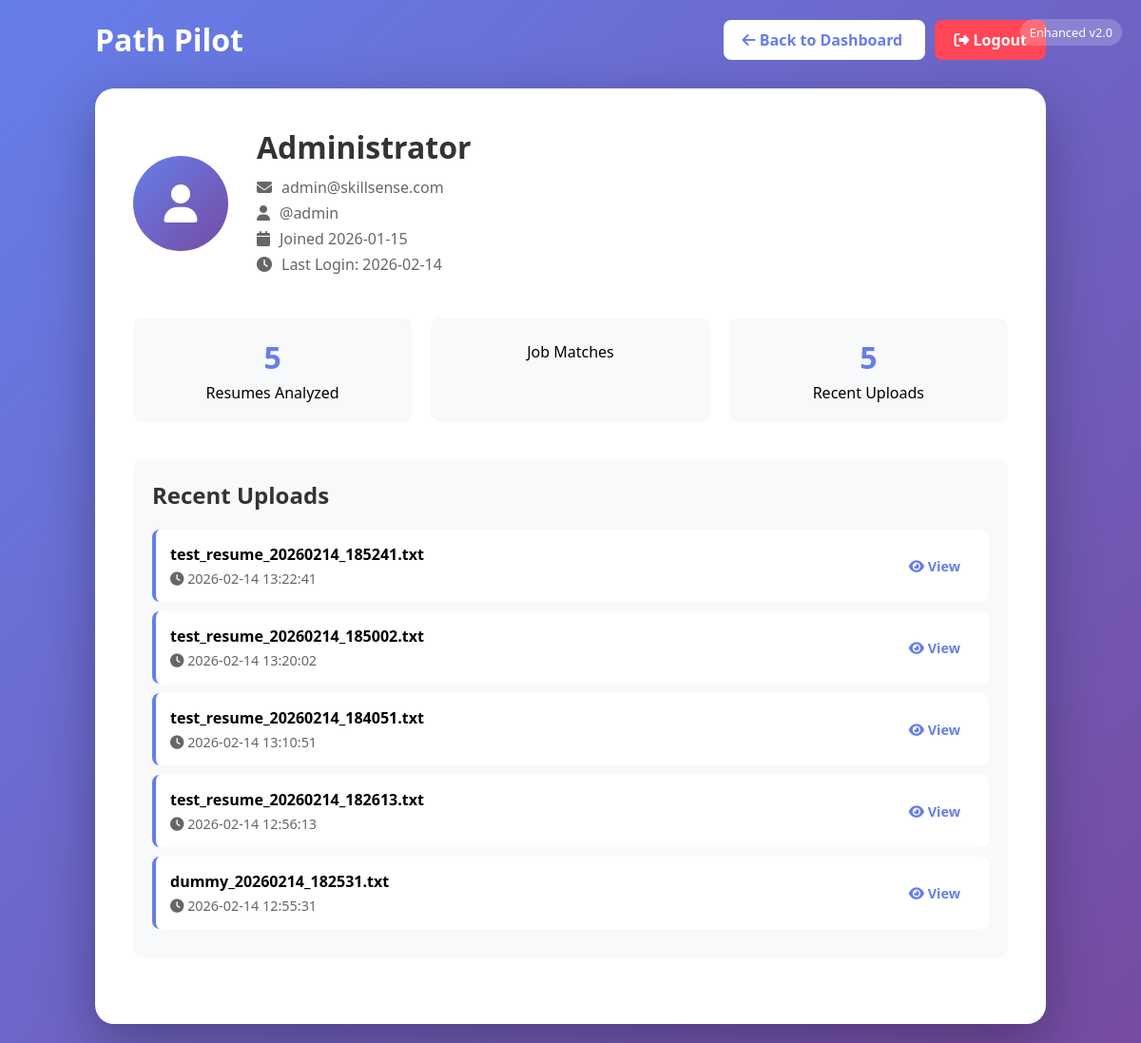
Screenshot of /profile (signed in) with the database file from the repository.
### tables this page shows
CREATE TABLE users (
            id INTEGER PRIMARY KEY AUTOINCREMENT,
            email TEXT UNIQUE NOT NULL,
            username TEXT UNIQUE NOT NULL,
            password TEXT NOT NULL,
            full_name TEXT,
            created_at TIMESTAMP DEFAULT CURRENT_TIMESTAMP,
            last_login TIMESTAMP
        );

CREATE TABLE user_uploads (
            id INTEGER PRIMARY KEY AUTOINCREMENT,
            user_id INTEGER,
            filename TEXT NOT NULL,
            filepath TEXT NOT NULL,
            upload_time TIMESTAMP DEFAULT CURRENT_TIMESTAMP,
            skills TEXT,
            top_roles TEXT,
            jobs TEXT,
            courses TEXT, ai_response TEXT, match_history TEXT, analysis_version TEXT, contact_info TEXT DEFAULT '{}', education TEXT DEFAULT '[]', experience TEXT DEFAULT '[]', department TEXT,
            FOREIGN KEY (user_id) REFERENCES users(id)
        );

### app.py (the view)
@app.route('/profile')
@login_required
def profile():
    db = get_db()
    user = db.execute('SELECT * FROM users WHERE id = ?', (session['user_id'],)).fetchone()
    uploads = db.execute(
        'SELECT COUNT(*) as count FROM user_uploads WHERE user_id = ?',
        (session['user_id'],)
    ).fetchone()
    recent = db.execute(
        'SELECT * FROM user_uploads WHERE user_id = ? ORDER BY upload_time DESC LIMIT 5',
        (session['user_id'],)
    ).fetchall()
    db.close()
    user_data = dict(user) if user else {}
    uploads_list = [dict(u) for u in recent]
    return render_template('profile.html',
                          user=user_data,
                          upload_count=uploads['count'] if uploads else 0,
                          recent_uploads=uploads_list)

### app.py (called while the page is built)
def login_required(f):
    @wraps(f)
    def decorated_function(*args, **kwargs):
        if 'user_id' not in session:
            flash('Please log in first', 'error')
            return redirect(url_for('login'))
        return f(*args, **kwargs)
    return decorated_function

def get_db():
    import sqlite3
    conn = sqlite3.connect('database.db')
    conn.row_factory = sqlite3.Row
    return conn

### templates/profile.html (shortened to what this page needs)
<!DOCTYPE html>
<html lang="en">
<head>
    <link href="https://cdnjs.cloudflare.com/ajax/libs/font-awesome/6.4.0/css/all.min.css" rel="stylesheet">
</head>
<body>
    <div class="version-badge">Enhanced v2.0</div>
    <div class="container">
        <div class="header">
            <div class="logo">Path Pilot</div>
            <div>
                <a href="{{ url_for('dashboard') }}" class="btn">
                    <i class="fas fa-arrow-left"></i> Back to Dashboard
                </a>
                <a href="{{ url_for('logout') }}" class="btn" style="background: #ff4757; color: white; margin-left: 10px;">
                    <i class="fas fa-sign-out-alt"></i> Logout
                </a>
            </div>
        </div>
        <div class="profile-card">
            <div class="profile-header">
                <div class="avatar">
                    <i class="fas fa-user"></i>
                </div>
                <div class="profile-info">
                    <h1>{{ user.full_name or user.username }}</h1>
                    <p><i class="fas fa-envelope"></i> {{ user.email }}</p>
                    <p><i class="fas fa-user"></i> @{{ user.username }}</p>
                    <p><i class="fas fa-calendar"></i> Joined {{ user.created_at[:10] if user.created_at else 'Recently' }}</p>
                    <p><i class="fas fa-clock"></i> Last Login: {{ user.last_login[:10] if user.last_login else 'Never' }}</p>
                </div>
            </div>
            <div class="stats-grid">
                <div class="stat-card">
                    <div class="stat-number">{{ upload_count }}</div>
                    <div>Resumes Analyzed</div>
                </div>
                <div class="stat-card">
                    <div>Job Matches</div>
                </div>
                <div class="stat-card">
                    <div class="stat-number">{{ recent_uploads|length }}</div>
                    <div>Recent Uploads</div>
                </div>
            </div>
            <div class="uploads-section">
                <h2 style="color: #333; margin-bottom: 20px;">Recent Uploads</h2>
                {% if recent_uploads %}
                    {% for upload in recent_uploads %}
                    <div class="upload-item">
                        <div>
                            <strong>{{ upload.filename }}</strong>
                            <div style="font-size: 0.9rem; color: #666; margin-top: 5px;">
                                <i class="fas fa-clock"></i> {{ upload.upload_time[:19] }}
                            </div>
                        </div>
                        <a href="{{ url_for('view_upload', upload_id=upload.id) }}" class="btn" style="padding: 8px 15px; font-size: 0.9rem;">
                            <i class="fas fa-eye"></i> View
                        </a>
                    </div>
                    {% endfor %}
                {% else %}
                    <p style="color: #666; text-align: center;">No uploads yet. Upload your first resume to get started!</p>
                {% endif %}
            </div>
        </div>
    </div>
</body>
</html>

### templates/profile.html (style rules this page uses)
* { margin: 0; padding: 0; box-sizing: border-box; }
body { font-family: 'Segoe UI', Tahoma, Geneva, Verdana, sans-serif; background: linear-gradient(135deg, #667eea 0%, #764ba2 100%); min-height: 100vh; padding: 20px; }
.container { max-width: 1000px; margin: 0 auto; }
.header { display: flex; justify-content: space-between; align-items: center; margin-bottom: 30px; }
.logo { font-size: 2rem; color: white; font-weight: bold; }
.btn { padding: 10px 20px; background: white; color: #667eea; text-decoration: none; border-radius: 8px; font-weight: 600; transition: all 0.3s ease; }
.profile-card { background: white; border-radius: 20px; padding: 40px; box-shadow: 0 20px 60px rgba(0,0,0,0.3); }
.profile-header { display: flex; align-items: center; gap: 30px; margin-bottom: 40px; }
.avatar { width: 100px; height: 100px; background: linear-gradient(135deg, #667eea 0%, #764ba2 100%); border-radius: 50%; display: flex; align-items: center; justify-content: center; font-size: 2.5rem; color: white; }
.profile-info h1 { font-size: 2rem; margin-bottom: 10px; color: #333; }
.profile-info p { color: #666; margin-bottom: 5px; display: flex; align-items: center; gap: 10px; }
.stats-grid { display: grid; grid-template-columns: repeat(auto-fit, minmax(200px, 1fr)); gap: 20px; margin-bottom: 40px; }
.stat-card { background: #f8f9fa; padding: 20px; border-radius: 10px; text-align: center; }
.stat-number { font-size: 2rem; font-weight: bold; color: #667eea; margin-bottom: 5px; }
.uploads-section { background: #f8f9fa; padding: 20px; border-radius: 10px; margin-bottom: 30px; }
.upload-item { display: flex; justify-content: space-between; align-items: center; padding: 15px; background: white; border-radius: 8px; margin-bottom: 10px; border-left: 4px solid #667eea; }
.version-badge { position: absolute; top: 20px; right: 20px; background: rgba(255,255,255,0.2); color: white; padding: 5px 10px; border-radius: 20px; font-size: 0.8rem; }

### rows the page displays
users: full_name "Administrator", email "admin@skillsense.com", username "admin", created_at "2026-01-15", last_login "2026-02-14"
user_uploads: filename "test_resume_20260214_185241.txt", upload_time "2026-02-14 13:22:41"
user_uploads: filename "test_resume_20260214_185002.txt", upload_time "2026-02-14 13:20:02"
user_uploads: filename "test_resume_20260214_184051.txt", upload_time "2026-02-14 13:10:51"
user_uploads: filename "test_resume_20260214_182613.txt", upload_time "2026-02-14 12:56:13"
user_uploads: filename "dummy_20260214_182531.txt", upload_time "2026-02-14 12:55:31"

### other values shown
{{ upload_count }} "5"
{{ recent_uploads|length }} "5"
